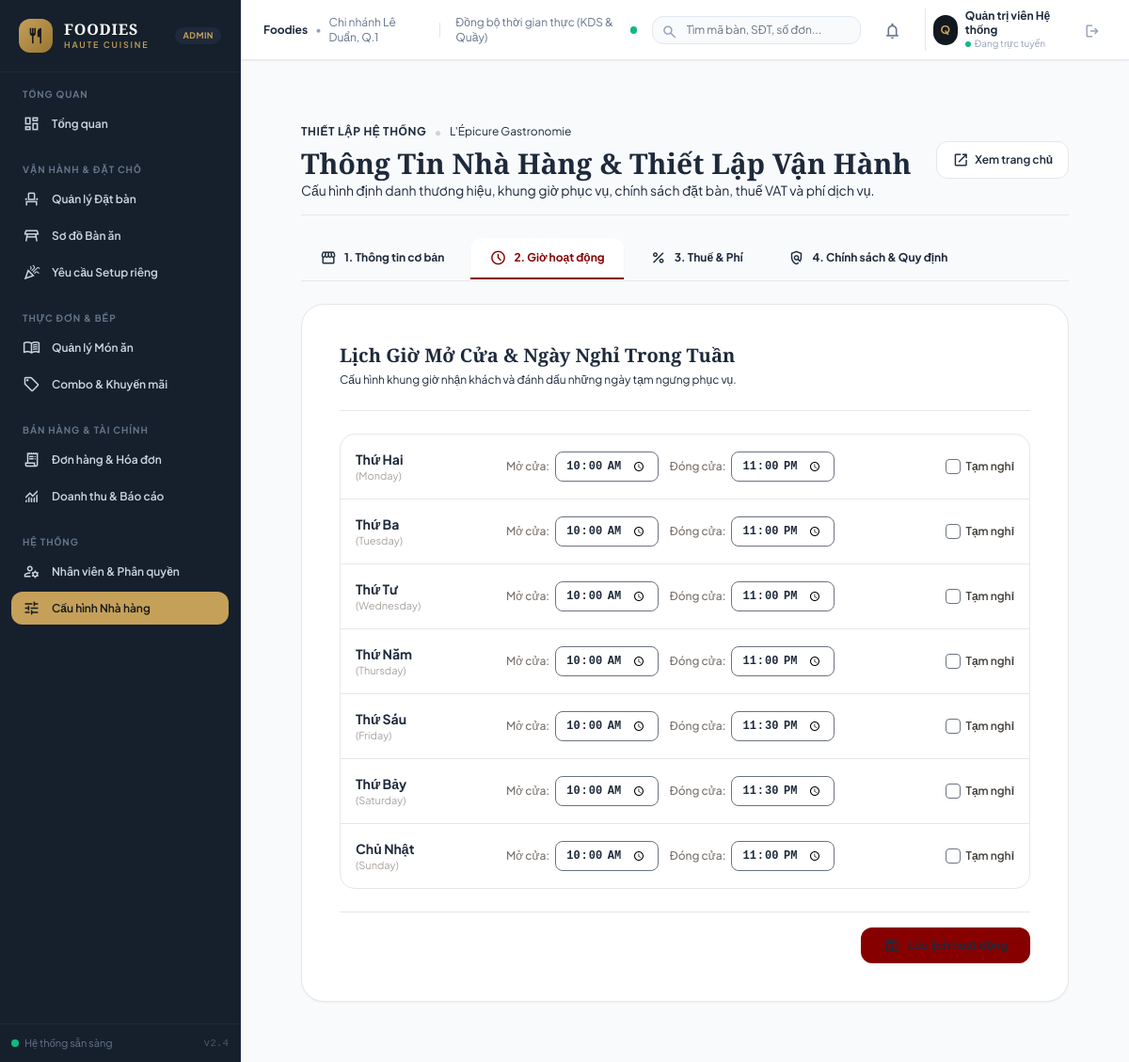
Screenshot of /admin/restaurant?tab=hours (signed in) with the database file from the repository.
### tables this page shows
CREATE TABLE `restaurant_operating_hours` (
  `id` bigint PRIMARY KEY AUTO_INCREMENT,
  `day_of_week` ENUM('monday', 'tuesday', 'wednesday', 'thursday', 'friday', 'saturday', 'sunday') UNIQUE NOT NULL,
  `day_name` varchar(50) NOT NULL,
  `open_time` time NOT NULL DEFAULT '10:00:00',
  `close_time` time NOT NULL DEFAULT '23:00:00',
  `is_closed` tinyint(1) NOT NULL DEFAULT 0,
  `created_at` datetime NOT NULL DEFAULT CURRENT_TIMESTAMP,
  `updated_at` datetime NOT NULL DEFAULT CURRENT_TIMESTAMP ON UPDATE CURRENT_TIMESTAMP
);

### app/Core/View.php (called while the page is built, shortened)
<?php
final class View
{
    public static function render(
        string $template,
        array $data = [],
        string $layout = 'layouts/guest'
    ): void {
        $viewsPath = dirname(__DIR__) . DIRECTORY_SEPARATOR . 'Views';
        $templatePath = self::resolve($viewsPath, $template);
        extract($data, EXTR_SKIP);
        require $templatePath;
    }
    public static function escape(mixed $value): string
    {
        return htmlspecialchars((string) $value, ENT_QUOTES | ENT_SUBSTITUTE, 'UTF-8');
    }
    private static function resolve(string $viewsPath, string $name): string
    {
        $path = $viewsPath . DIRECTORY_SEPARATOR
            . str_replace(['/', '\\'], DIRECTORY_SEPARATOR, $name) . '.php';
        return $path;
    }
}

### app/Core/Controller.php (called while the page is built, shortened)
<?php
abstract class Controller
{
    protected function render(
        string $template,
        array $data = [],
        int $status = 200,
        string $layout = 'layouts/guest'
    ): void {
        View::render($template, $data, $layout);
    }
}

### app/Controllers/RestaurantAdminController.php (called while the page is built, shortened)
<?php
final class RestaurantAdminController extends Controller
{
    public function index(): void
    {
        $currentUser = $this->requireRole('admin');
        $db = Database::connection();
        $settingModel = new RestaurantSetting($db);
        $settings = $settingModel->getAll();
        $operatingHours = $settingModel->getOperatingHours();
        $pricing = $settingModel->getPricingRates();
        $activeTab = isset($_GET['tab']) && is_string($_GET['tab']) ? trim($_GET['tab']) : 'general';
        $this->render('admin/restaurant/index', [
            'pageTitle' => 'Quản Lý Thông Tin Nhà Hàng & Thiết Lập — FOODIES Admin',
            'currentUser' => $currentUser,
            'settings' => $settings,
            'operatingHours' => $operatingHours,
            'pricing' => $pricing,
            'activeTab' => $activeTab,
            'csrfToken' => Csrf::token(),
            'message' => is_string($_GET['message'] ?? null) ? $_GET['message'] : '',
            'error' => is_string($_GET['error'] ?? null) ? $_GET['error'] : '',
        ], 200, 'layouts/admin');
    }
}

### public/index.php (called while the page is built, shortened)
<?php
$root = dirname(__DIR__);
$routes = require $root . DIRECTORY_SEPARATOR . 'routes' . DIRECTORY_SEPARATOR . 'web.php';
$router = $routes();
$router->dispatch($_SERVER['REQUEST_METHOD'] ?? 'GET', $_SERVER['REQUEST_URI'] ?? '/');

### app/Models/RestaurantSetting.php (called while the page is built, shortened)
<?php
final class RestaurantSetting extends BaseModel
{
    public function getOperatingHours(): array
    {
        $stmt = $this->db->query(
            'SELECT * FROM restaurant_operating_hours ORDER BY FIELD(day_of_week, "monday", "tuesday", "wednesday", "thursday", "friday", "saturday", "sunday")'
        );
        return $stmt->fetchAll(PDO::FETCH_ASSOC);
    }
}

### app/Views/admin/restaurant/index.php (the view, shortened to what this page needs)
<?php
$activeTab = $activeTab ?? 'general';
?>
<div class="max-w-[1536px] w-full mx-auto p-4 md:p-6 lg:p-8 space-y-6">
    <div class="flex flex-col md:flex-row md:items-center justify-between pb-4 border-b border-outline-variant/30 gap-4">
        <div>
            <div class="flex items-center space-x-2">
                <span class="text-xs font-bold uppercase tracking-wider text-secondary">THIẾT LẬP HỆ THỐNG</span>
                <span class="text-stone-300">•</span>
                <span class="text-xs text-on-surface-variant">L'Épicure Gastronomie</span>
            </div>
            <h1 class="text-2xl sm:text-3xl font-headline font-bold text-on-surface mt-1">Thông Tin Nhà Hàng &amp; Thiết Lập Vận Hành</h1>
            <p class="text-sm text-on-surface-variant">Cấu hình định danh thương hiệu, khung giờ phục vụ, chính sách đặt bàn, thuế VAT và phí dịch vụ.</p>
        </div>
        <div class="flex items-center gap-3">
            <a href="/" target="_blank" class="px-4 py-2.5 rounded-xl border border-outline-variant/40 bg-white text-on-surface text-xs font-semibold hover:border-primary transition flex items-center gap-1.5">
                <span class="material-symbols-outlined text-[18px]">open_in_new</span>
                <span>Xem trang chủ</span>
            </a>
        </div>
    </div>
    <div class="flex items-center space-x-2 border-b border-outline-variant/30 overflow-x-auto pb-px">
        <a href="/admin/restaurant?tab=general" class="px-5 py-3 text-xs font-bold rounded-t-xl transition-all border-b-2 flex items-center gap-2 whitespace-nowrap <?= $activeTab === 'general' ? 'border-primary text-primary bg-white shadow-sm' : 'border-transparent text-on-surface-variant hover:text-on-surface' ?>">
            <span class="material-symbols-outlined text-[18px]">storefront</span>
            <span>1. Thông tin cơ bản</span>
        </a>
        <a href="/admin/restaurant?tab=hours" class="px-5 py-3 text-xs font-bold rounded-t-xl transition-all border-b-2 flex items-center gap-2 whitespace-nowrap <?= $activeTab === 'hours' ? 'border-primary text-primary bg-white shadow-sm' : 'border-transparent text-on-surface-variant hover:text-on-surface' ?>">
            <span class="material-symbols-outlined text-[18px]">schedule</span>
            <span>2. Giờ hoạt động</span>
        </a>
        <a href="/admin/restaurant?tab=pricing" class="px-5 py-3 text-xs font-bold rounded-t-xl transition-all border-b-2 flex items-center gap-2 whitespace-nowrap <?= $activeTab === 'pricing' ? 'border-primary text-primary bg-white shadow-sm' : 'border-transparent text-on-surface-variant hover:text-on-surface' ?>">
            <span class="material-symbols-outlined text-[18px]">percent</span>
            <span>3. Thuế &amp; Phí</span>
        </a>
        <a href="/admin/restaurant?tab=policies" class="px-5 py-3 text-xs font-bold rounded-t-xl transition-all border-b-2 flex items-center gap-2 whitespace-nowrap <?= $activeTab === 'policies' ? 'border-primary text-primary bg-white shadow-sm' : 'border-transparent text-on-surface-variant hover:text-on-surface' ?>">
            <span class="material-symbols-outlined text-[18px]">policy</span>
            <span>4. Chính sách &amp; Quy định</span>
        </a>
    </div>
    <?php if ($activeTab === 'hours'): ?>
        <div class="bg-white rounded-3xl p-6 sm:p-10 border border-outline-variant/30 shadow-sm max-w-4xl">
            <div class="pb-6 border-b border-outline-variant/30">
                <h2 class="text-xl font-headline font-bold text-on-surface">Lịch Giờ Mở Cửa &amp; Ngày Nghỉ Trong Tuần</h2>
                <p class="text-xs text-on-surface-variant mt-1">Cấu hình khung giờ nhận khách và đánh dấu những ngày tạm ngưng phục vụ.</p>
            </div>
            <form action="/admin/restaurant/hours" method="post" class="mt-6 space-y-6 text-xs">
                <div class="divide-y divide-outline-variant/20 border border-outline-variant/20 rounded-2xl overflow-hidden">
                    <?php foreach ($operatingHours as $h): ?>
                        <div class="p-4 flex flex-col sm:flex-row sm:items-center justify-between gap-4 hover:bg-surface-container-low/30 transition-colors">
                            <div class="w-36">
                                <span class="font-bold text-on-surface text-sm"><?= View::escape($h['day_name']) ?></span>
                                <span class="block text-[11px] text-stone-400 capitalize">(<?= View::escape($h['day_of_week']) ?>)</span>
                            </div>
                            <div class="flex flex-wrap items-center gap-3 flex-1">
                                <div class="flex items-center gap-1.5">
                                    <span class="text-stone-500 font-medium">Mở cửa:</span>
                                    <input type="time" name="hours[<?= View::escape($h['day_of_week']) ?>][open_time]" value="<?= substr((string) $h['open_time'], 0, 5) ?>" class="text-xs py-1.5 px-2.5 rounded-lg border border-outline-variant/40 focus:ring-1 focus:ring-primary font-mono font-bold">
                                </div>
                                <div class="flex items-center gap-1.5">
                                    <span class="text-stone-500 font-medium">Đóng cửa:</span>
                                    <input type="time" name="hours[<?= View::escape($h['day_of_week']) ?>][close_time]" value="<?= substr((string) $h['close_time'], 0, 5) ?>" class="text-xs py-1.5 px-2.5 rounded-lg border border-outline-variant/40 focus:ring-1 focus:ring-primary font-mono font-bold">
                                </div>
                                <label class="flex items-center gap-1.5 cursor-pointer text-stone-700 font-semibold ml-auto">
                                    <input type="checkbox" name="hours[<?= View::escape($h['day_of_week']) ?>][is_closed]" value="1" <?= (bool) $h['is_closed'] ? 'checked' : '' ?> class="rounded border-outline-variant/40 text-red-600 focus:ring-red-500">
                                    <span class="<?= (bool) $h['is_closed'] ? 'text-red-700 font-bold' : '' ?>">Tạm nghỉ</span>
                                </label>
                            </div>
                        </div>
                    <?php endforeach; ?>
                </div>
                <div class="pt-4 border-t border-outline-variant/30 flex justify-end">
                    <button type="submit" class="px-6 py-2.5 bg-primary text-on-primary font-bold rounded-xl hover:bg-primary-container transition shadow-sm flex items-center gap-2">
                        <span class="material-symbols-outlined text-[18px]">save</span>
                        <span>Lưu lịch hoạt động</span>
                    </button>
                </div>
            </form>
        </div>
    <?php endif; ?>
</div>

### app/Core/Router.php (shortened to what this page needs)
<?php
final class Router
{
    private array $routes = [];
    public function dispatch(string $method, string $uri): void
    {
        $path = parse_url($uri, PHP_URL_PATH);
        $path = is_string($path) && $path !== '/' ? rtrim($path, '/') : '/';
        foreach ($this->routes as $route) {
            $parameters = $this->match($route['path'], $path);
            if ($parameters === null) {
                continue;
            }
            [$controllerClass, $controllerMethod] = $route['action'];
            $controller = new $controllerClass();
            $controller->{$controllerMethod}(...array_values($parameters));
            return;
        }
    }
    private function add(string $method, string $path, array $action): void
    {
        $this->routes[] = [
            'method' => $method,
            'path' => $path,
            'action' => $action,
        ];
    }
    private function match(string $routePath, string $requestPath): ?array
    {
        $pattern = '';
        $parameters = [];
        $parts = preg_split('/(\{[a-zA-Z][a-zA-Z0-9_]*\})/', $routePath, -1, PREG_SPLIT_DELIM_CAPTURE);
        foreach ($parts as $part) {
            if (preg_match('/\A\{([a-zA-Z][a-zA-Z0-9_]*)\}\z/', $part, $match) === 1) {
                $parameters[] = $match[1];
                $pattern .= '([^/]+)';
                continue;
            }
            $pattern .= preg_quote($part, '~');
        }
        if (preg_match('~\A' . $pattern . '\z~u', $requestPath, $matches) !== 1) {
            return null;
        }
        $values = array_slice($matches, 1);
        return array_combine($parameters, $values) ?: [];
    }
}

### app/Views/layouts/admin.php (style rules this page uses)
.material-symbols-outlined { font-variation-settings: 'FILL' 0, 'wght' 400, 'GRAD' 0, 'opsz' 22; display: inline-block; vertical-align: middle; line-height: 1; }

### rows the page displays
restaurant_operating_hours: day_name "Thứ Hai", day_of_week "Monday", open_time "10:00", close_time "23:00"
restaurant_operating_hours: day_name "Thứ Ba", day_of_week "Tuesday", open_time "10:00", close_time "23:00"
restaurant_operating_hours: day_name "Thứ Tư", day_of_week "Wednesday", open_time "10:00", close_time "23:00"
restaurant_operating_hours: day_name "Thứ Năm", day_of_week "Thursday", open_time "10:00", close_time "23:00"
restaurant_operating_hours: day_name "Thứ Sáu", day_of_week "Friday", open_time "10:00", close_time "23:30"
restaurant_operating_hours: day_name "Thứ Bảy", day_of_week "Saturday", open_time "10:00", close_time "23:30"
restaurant_operating_hours: day_name "Chủ Nhật", day_of_week "Sunday", open_time "10:00", close_time "23:00"
